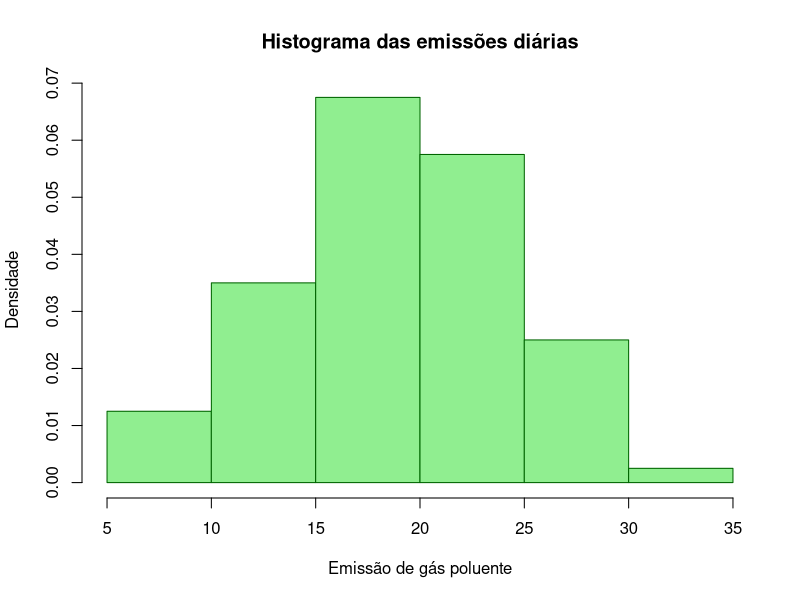
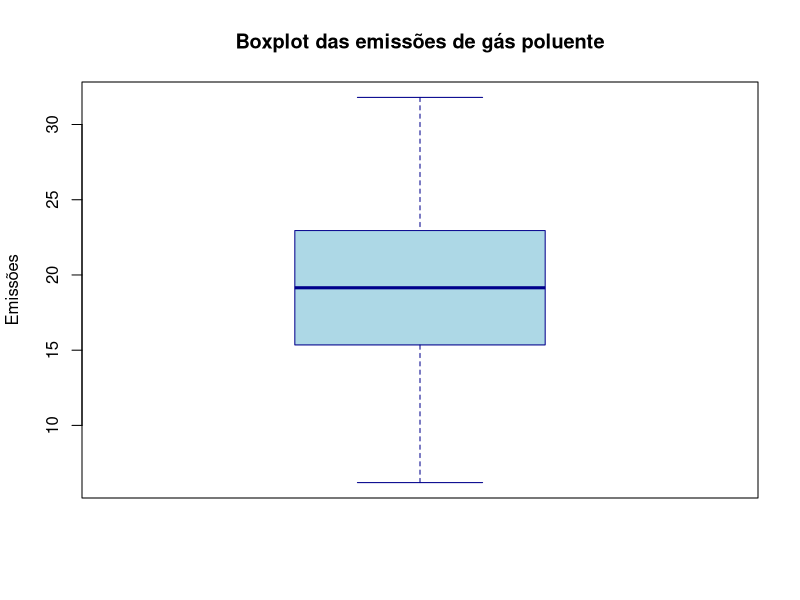

These charts were generated, in order, by the following R code:
#Questão 1

#1)

emissoes_diarias <- c(15.8, 22.7, 26.8, 19.1, 18.5, 14.4, 8.3, 25.9, 26.4, 9.8, 21.9, 10.5,
                     17.3, 6.2, 18.0, 22.9, 24.6, 19.4, 12.3, 15.9, 20.1, 17.0, 22.3, 27.5,
                     23.9, 17.5, 11.0, 20.4, 16.2, 20.8, 20.9, 21.4, 18.0, 24.3, 11.8, 17.9,
                     18.7, 12.8, 15.5, 19.2, 13.9, 28.6, 19.4, 21.6, 13.5, 24.6, 20.0, 24.1,
                     9.0, 17.6, 25.7, 20.1, 13.2, 23.7, 10.7, 19.0, 14.5, 18.1, 31.8, 28.5,
                     22.7, 15.2, 23.0, 29.6, 11.2, 14.7, 20.5, 26.6, 13.3, 18.1, 24.8, 26.1,
                     7.7, 22.5, 19.3, 19.4, 16.7, 16.9, 23.5, 18.4)

#medidas de tendência central

media_emissoes <- mean(emissoes_diarias) #se tiver valores ausentes (NA), retornaria NA tbm
cat("Média das emissões: ", media_emissoes, "\n")

emissoes_ordenadas <- sort(emissoes_diarias, decreasing = FALSE) #define crescente ou não
cat("Estatísticas de ordem: ", emissoes_ordenadas, "\n")

mediana_emissoes <- median(emissoes_diarias)
cat("Mediana das emissões:", mediana_emissoes, "\n")

tabela_freq_emissoes <- table(emissoes_diarias)
cat("Tabela de frequência:\n", tabela_freq_emissoes, "\n")
#observando a tabela de frequência, percebe-se que a moda corresponde ao valor 19.4, que
#aparece 3x.
moda = names(tabela_freq_emissoes)[which.max(tabela_freq_emissoes)] 
#names retorna os rótulos, nomes (19.4) que estão por cima da tabela de frequência
#enquanto 'which.max' retorna o índice (posição) do maior valor da tabela de freq. (3)
cat("Moda das emissões:", moda, "\n")

#medidas de dispersão

std_emissoes = sd(emissoes_diarias)
cat("Desvio padrão:", std_emissoes, "\n")
#o coeficiente de variação (cv) se obtém assim: (std/mean)*100
cv_emissoes = (std_emissoes/media_emissoes)*100
cat("Coeficiente de variação", cv_emissoes, '\n')

#2)

#histograma

hist(emissoes_diarias, breaks = seq(5, 35, by = 5), col = 'lightgreen',
                  main = "Histograma das emissões diárias",
                  freq = FALSE,
                  xlab = "Emissão de gás poluente",
                  ylab = "Densidade",
                  border = 'darkgreen',
)

#Diria que há uma distribuição que se aproxima de uma simétrica. 


#boxplot

boxplot(emissoes_diarias,
        main = "Boxplot das emissões de gás poluente",
        ylab = "Emissões",
        col = "lightblue",
        border ="darkblue"
)

#sem valores atipicos, todos os pontos acima do LI, e abaixo do LS

#3 

q1 <- quantile(emissoes_diarias, probs = 0.25)
cat("Q1: ", q1, '\n')

q2 <- quantile(emissoes_diarias, probs = 0.50)
cat("Q2:", q2, '\n')

q3 <- quantile(emissoes_diarias, probs = 0.75)
cat("Q3:", q3, '\n')

IQR <- q3 - q1
cat("Intervalo inter-quartil:", IQR, '\n')

ls <- q3 + 1.5*IQR
cat("Limite superior:", ls, '\n')

li <- q1 - 1.5*IQR
cat("Limite inferior:", li, '\n')

#o resultado confirma nossa intuição quanto a detecção de possíveis outliers baseando-se
#no boxplot

#4) 

emissoes_diarias_filtradas = emissoes_diarias[emissoes_diarias > 25]
cat("Valores acima de 25: ", emissoes_diarias_filtradas, '\n')
cat("Temos, ao todo:", length(emissoes_diarias), "emissões,", length(emissoes_diarias_filtradas), "delas acima de 25\n")

proporcao = length(emissoes_diarias_filtradas)/length(emissoes_diarias)

cat("Proporção das emissões acima de 25 unidades: ", proporcao, "ou", proporcao*100,"%", "\n")

#FIM DA QUESTÃO 1


